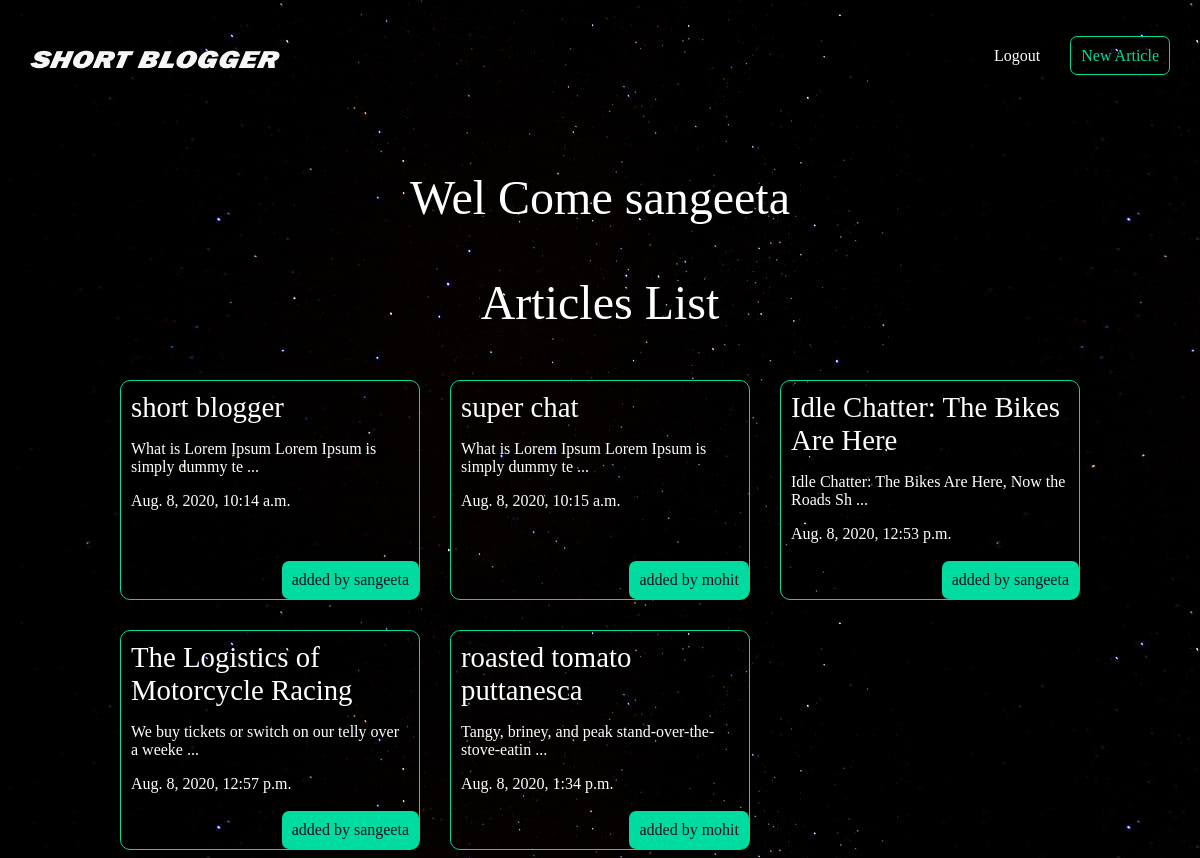
Screenshot of /articles/ (signed in) with the database file from the repository.
### articles/models.py (models this page shows, shortened)
class Article(models.Model):
    title = models.CharField(max_length = 100)
    slug = models.SlugField()
    body = models.TextField()
    date = models.DateTimeField(auto_now_add= True)
    thumb = models.ImageField(default ='default.png',blank = True)
    author = models.ForeignKey(User,on_delete=models.CASCADE,default = None)
    def snippet(self):
        return self.body[:50] + '   ...'

### articles/views.py (the view)
# urls.py: path('',article_views.article_list,name="home"),
def article_list(request):
    articles = Article.objects.all().order_by(Trunc('date', 'date', output_field=DateTimeField()).asc())
    return render(request,'articles/article_list.html',{'articles': articles})

### articles/templates/articles/article_list.html (shortened to what this page needs)
{% extends 'base_layout.html' %}
{%block content %}
    {% if user.is_authenticated %}
        <h1 class ="name-designer">Wel Come {{user.username}}</h1>
            <h1>Articles List</h1>
                <div class ="articles">
                    {% for article in articles %}
                        <div class="article">
                            <h2><a href={% url 'articles:detail' slug=article.slug %}>{{article.title}}</a></h2>
                            <p>{{article.snippet}}</p>
                            <p>{{article.date}}</p>
                            <p class="author" >added by {{article.author.username}}</p>
                        </div>
                    {%endfor%}
                </div>
    {% endif %}
{%endblock%}

### assets/styles.css (style rules this page uses)
body { background-color: #0f121f; background-image:url(stars.jpg); color: #fff; }
body * { font-family: Ubuntu; }
h1,h2,h3,h4,h5 { font-weight: normal; margin: 0; }
a,a:hover,a:visited { color:#fff; text-decoration: none; }
div.wrapper h1 { text-align:center; margin:50px auto; font-size: 3em; }
.articles { display:grid; grid-template-columns: 1fr 1fr 1fr; grid-gap:30px; }
.article { padding:10px; border:1px solid #00dba0; border-radius: 10px; position:relative; padding-bottom:40px; }
.articles .article h2 a { font-size:1.2em; }
.article .author { padding:10px; background: #00dba0 ; border-radius: 7px; position: absolute; right:0; bottom: 0; margin: 0; color: #0f121f; }

### rows the page displays
Article: title "short blogger", snippet "What is Lorem Ipsum Lorem Ipsum is simply dummy te ...", date "Aug. 8, 2020, 10:14 a.m.", author.username "sangeeta"
Article: title "super chat", snippet "What is Lorem Ipsum Lorem Ipsum is simply dummy te ...", date "Aug. 8, 2020, 10:15 a.m.", author.username "mohit"
Article: title "Idle Chatter: The Bikes Are Here", snippet "Idle Chatter: The Bikes Are Here, Now the Roads Sh ...", date "Aug. 8, 2020, 12:53 p.m.", author.username "sangeeta"
Article: title "The Logistics of Motorcycle Racing", snippet "We buy tickets or switch on our telly over a weeke ...", date "Aug. 8, 2020, 12:57 p.m.", author.username "sangeeta"
Article: title "roasted tomato puttanesca", snippet "Tangy, briney, and peak stand-over-the-stove-eatin ...", date "Aug. 8, 2020, 1:34 p.m.", author.username "mohit"

### other values shown
{{ user.username }} "sangeeta"
